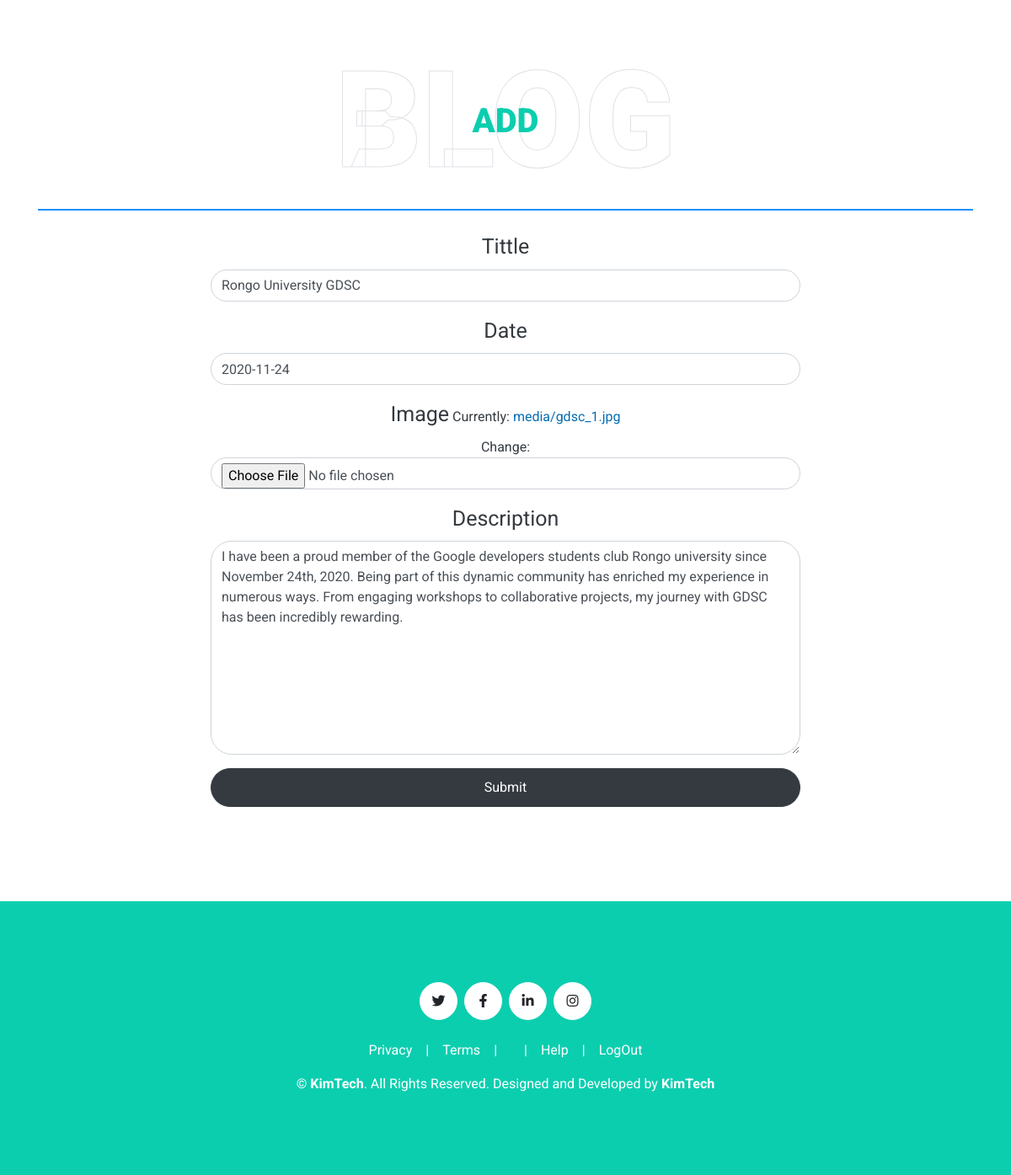
The app's page /updateBlog/1/ (signed in) with its own data.
### app/models.py (models this page shows, shortened)
class AddBlog(models.Model):
    tittle = models.CharField(max_length=200)
    date = models.DateField()
    image = models.ImageField(upload_to='blogs')
    description = models.TextField(max_length=500)

### app/views.py (the view)
# urls.py: path('updateBlog/<str:pk>/', views.updateBlog, name='updateBlog'),
@login_required(login_url='log_in')
def updateBlog(request, pk):
    blog = AddBlog.objects.get(id=pk)
    form = BlogForm(instance=blog)
    if request.method == 'POST':
        form = BlogForm(request.POST, request.FILES, instance=blog)
        if form.is_valid():
            form.save()
            return redirect('adminPage')
    context = {'form':form}
    return render(request, 'app/add_blog.html', context)

### app/forms.py
class BlogForm(forms.ModelForm):
    class Meta:
        model = AddBlog
        fields = '__all__'
        widgets = {
        'tittle': forms.TextInput(attrs={'class': 'form-control'}),
        'date': forms.DateInput(attrs={'class': 'form-control'}),
        'image': forms.ClearableFileInput(attrs={'class': 'form-control'}),
        'description': forms.Textarea(attrs={'class': 'form-control'}),
        }

### app/templates/app/add_blog.html (shortened to what this page needs)
{% extends 'main.html' %} {% load static %} {% block content %}
<body data-spy="scroll" data-target=".navbar" data-offset="51">
    <div class="container-fluid py-5" id="contact">
        <div class="container">
            <div style="border-bottom: 2px solid dodgerblue;" class="position-relative d-flex align-items-center justify-content-center">
                <h1 class="display-1 text-uppercase text-white" style="-webkit-text-stroke: 1px #dee2e6;">Blog</h1>
                <h1 class="position-absolute text-uppercase text-primary">Add</h1>
            </div>
            <br>
            <div class="row justify-content-center">
                <div class="col-lg-8">
                    <div class="contact-form text-center">
                        <form method="post" enctype="multipart/form-data" class="text-dark" action="">
                            <table id="zero_config" class="table table-striped no-wrap text-dark">
                                <div class="col-lg-12">
                                    <div class="form-group">
                                        <label style="text-align: start; font-size: 25px;" for="image">Tittle</label>
                                        {{form.tittle}}
                                    </div>
                                </div>
                                <div class="col-lg-12">
                                    <div class="form-group">
                                        <label style="text-align: start; font-size: 25px;" for="image">Date</label>
                                        {{form.date}}
                                    </div>
                                </div>
                                <div class="col-lg-12">
                                    <div class="form-group">
                                        <label style="text-align: start; font-size: 25px;" for="image">Image</label>
                                        {{form.image}}
                                    </div>
                                </div>
                                <div class="col-lg-12">
                                    <div class="form-group">
                                        <label style="text-align: start; font-size: 25px;" for="image">Description</label>
                                        {{form.description}}
                                    </div>
                                </div>
                                <div class="col-lg-12 text-center">
                                    <button type="submit" class="btn btn-block btn-dark">Submit</button>
                                </div>
                            </table>
                        </form>
                    </div>
                </div>
            </div>
        </div>
    </div>
</body>
{% endblock content %}

### records on screen
AddBlog: tittle "Rongo University GDSC", date "2020-11-24", description "I have been a proud member of the Google developers students club Rongo university since November 24th, 2020. Being part of this dynamic community has enriched my experience in numerous ways. From engaging workshops to collaborative projects, my journey with GDSC has been incredibly rewarding."
